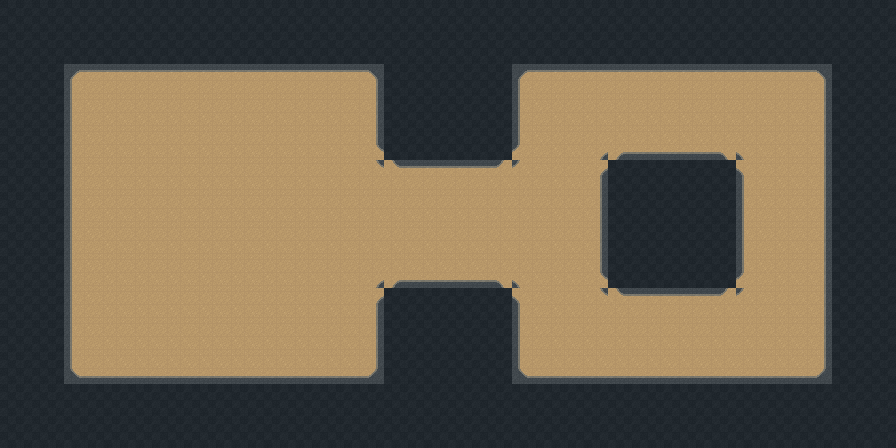

Rendered tile map (Tiled .tmx) drawn with the repository's tilesets; below, a short description and the full map source, tile grids included:
An orthogonal 28x14 tile map with 32x32 px tiles, 2 tile layers (Floor, Walls).

<map version="1.10" tiledversion="1.12.2" orientation="orthogonal" renderorder="right-down" width="28" height="14" tilewidth="32" tileheight="32" infinite="0" nextlayerid="4" nextobjectid="1">
 <tileset firstgid="1" source="tiles.tsx" />
 <layer id="1" name="Floor" width="28" height="14">
  <data encoding="csv">
22,22,22,22,22,22,22,22,22,22,22,22,22,22,22,22,22,22,22,22,22,22,22,22,22,22,22,22,
22,22,22,22,22,22,22,22,22,22,22,22,22,22,22,22,22,22,22,22,22,22,22,22,22,22,22,22,
22,22,22,22,22,22,22,22,22,22,22,22,22,22,22,22,22,22,22,22,22,22,22,22,22,22,22,22,
22,22,22,22,22,22,22,22,22,22,22,22,22,22,22,22,22,22,22,22,22,22,22,22,22,22,22,22,
22,22,22,22,22,22,22,22,22,22,22,22,22,22,22,22,22,22,22,22,22,22,22,22,22,22,22,22,
22,22,22,22,22,22,22,22,22,22,22,22,22,22,22,22,22,22,22,22,22,22,22,22,22,22,22,22,
22,22,22,22,22,22,22,22,22,22,22,22,22,22,22,22,22,22,22,22,22,22,22,22,22,22,22,22,
22,22,22,22,22,22,22,22,22,22,22,22,22,22,22,22,22,22,22,22,22,22,22,22,22,22,22,22,
22,22,22,22,22,22,22,22,22,22,22,22,22,22,22,22,22,22,22,22,22,22,22,22,22,22,22,22,
22,22,22,22,22,22,22,22,22,22,22,22,22,22,22,22,22,22,22,22,22,22,22,22,22,22,22,22,
22,22,22,22,22,22,22,22,22,22,22,22,22,22,22,22,22,22,22,22,22,22,22,22,22,22,22,22,
22,22,22,22,22,22,22,22,22,22,22,22,22,22,22,22,22,22,22,22,22,22,22,22,22,22,22,22,
22,22,22,22,22,22,22,22,22,22,22,22,22,22,22,22,22,22,22,22,22,22,22,22,22,22,22,22,
22,22,22,22,22,22,22,22,22,22,22,22,22,22,22,22,22,22,22,22,22,22,22,22,22,22,22,22
</data>
 </layer>
 <layer id="2" name="Walls" width="28" height="14">
  <data encoding="csv">
0,0,0,0,0,0,0,0,0,0,0,0,0,0,0,0,0,0,0,0,0,0,0,0,0,0,0,0,
0,0,0,0,0,0,0,0,0,0,0,0,0,0,0,0,0,0,0,0,0,0,0,0,0,0,0,0,
0,0,2,6,6,6,6,6,6,6,6,5,0,0,0,0,2,6,6,6,6,6,6,6,6,5,0,0,
0,0,3,21,21,21,21,21,21,21,21,15,0,0,0,0,3,21,21,21,21,21,21,21,21,15,0,0,
0,0,3,21,21,21,21,21,21,21,21,18,0,0,0,0,4,21,17,14,11,11,12,13,21,15,0,0,
0,0,3,21,21,21,21,21,21,21,21,20,19,6,6,7,8,21,16,22,22,22,22,9,21,15,0,0,
0,0,3,21,21,21,21,21,21,21,21,21,21,21,21,21,21,21,15,22,22,22,22,3,21,15,0,0,
0,0,3,21,21,21,21,21,21,21,21,21,21,21,21,21,21,21,15,22,22,22,22,3,21,15,0,0,
0,0,3,21,21,21,21,21,21,21,21,17,14,11,11,12,13,21,18,22,22,22,22,4,21,15,0,0,
0,0,3,21,21,21,21,21,21,21,21,16,0,0,0,0,9,21,20,19,6,6,7,8,21,15,0,0,
0,0,3,21,21,21,21,21,21,21,21,15,0,0,0,0,3,21,21,21,21,21,21,21,21,15,0,0,
0,0,1,11,11,11,11,11,11,11,11,10,0,0,0,0,1,11,11,11,11,11,11,11,11,10,0,0,
0,0,0,0,0,0,0,0,0,0,0,0,0,0,0,0,0,0,0,0,0,0,0,0,0,0,0,0,
0,0,0,0,0,0,0,0,0,0,0,0,0,0,0,0,0,0,0,0,0,0,0,0,0,0,0,0
</data>
 </layer>
 <objectgroup id="3" name="Objects" />
</map>
